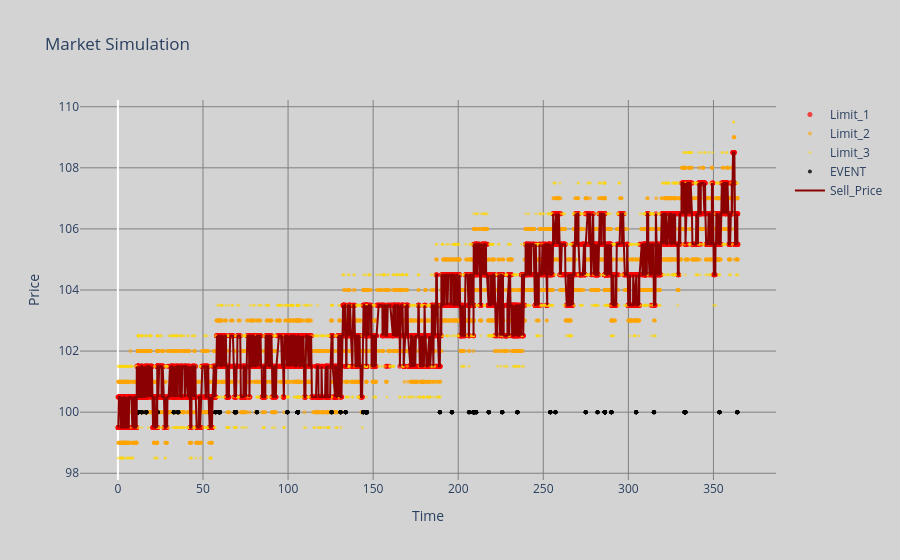

The notebook cell saved with this chart:
### Code cell
NB_EVENTS_SIMULATED = 10000
qr.Run_QR_simulated(NB_EVENTS_SIMULATED, False)

### Figure 1 — Plotly figure (JSON) as saved in the notebook; plotly's stock layout.template omitted (floating-point values rounded to 4 significant figures; data arrays with more than 128 entries replaced by an {"elided": "..."} marker saying what was removed)
{"data": [{"marker": {"color": "red", "opacity": 0.7, "size": 5}, "mode": "markers", "name": "Limit_1", "type": "scatter", "x": {"elided": "6005 float values"}, "y": {"elided": "6005 float values"}}, {"marker": {"color": "orange", "opacity": 0.6, "size": 4}, "mode": "markers", "name": "Limit_2", "type": "scatter", "x": {"elided": "2760 float values"}, "y": {"elided": "2760 float values"}}, {"marker": {"color": "gold", "opacity": 0.5, "size": 3}, "mode": "markers", "name": "Limit_3", "type": "scatter", "x": {"elided": "1235 float values"}, "y": {"elided": "1235 float values"}}, {"marker": {"color": "black", "opacity": 0.8, "size": 4}, "mode": "markers", "name": "EVENT", "type": "scatter", "x": {"elided": "1048 float values"}, "y": {"elided": "1048 float values"}}, {"line": {"color": "darkred", "width": 2}, "mode": "lines", "name": "Sell_Price", "type": "scatter", "x": {"elided": "1989 float values"}, "y": {"elided": "1989 float values"}}], "layout": {"paper_bgcolor": "#D3D3D3", "plot_bgcolor": "#D3D3D3", "title": {"text": "Market Simulation"}, "xaxis": {"gridcolor": "#808080", "showgrid": true, "title": {"text": "Time"}}, "yaxis": {"gridcolor": "#808080", "showgrid": true, "title": {"text": "Price"}}}}
